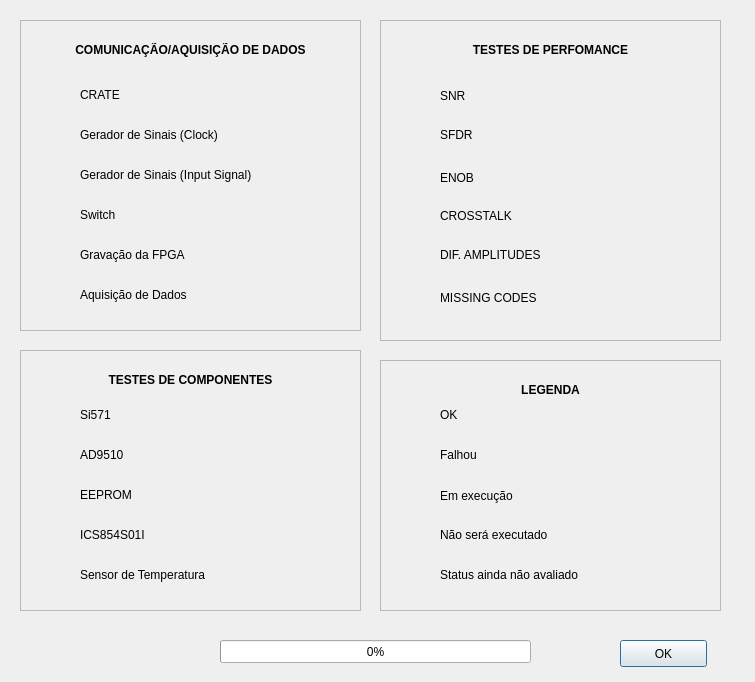
<?xml version="1.0" encoding="UTF-8"?>
<ui version="4.0">
 <class>Dialog</class>
 <widget class="QDialog" name="Dialog">
  <property name="geometry">
   <rect>
    <x>0</x>
    <y>0</y>
    <width>755</width>
    <height>682</height>
   </rect>
  </property>
  <property name="windowTitle">
   <string>Status</string>
  </property>
  <widget class="QFrame" name="frame">
   <property name="geometry">
    <rect>
     <x>20</x>
     <y>20</y>
     <width>341</width>
     <height>311</height>
    </rect>
   </property>
   <property name="frameShape">
    <enum>QFrame::StyledPanel</enum>
   </property>
   <property name="frameShadow">
    <enum>QFrame::Raised</enum>
   </property>
   <widget class="QLabel" name="label_4">
    <property name="geometry">
     <rect>
      <x>60</x>
      <y>185</y>
      <width>91</width>
      <height>21</height>
     </rect>
    </property>
    <property name="text">
     <string>&lt;html&gt;&lt;head/&gt;&lt;body&gt;&lt;p&gt;Switch&lt;/p&gt;&lt;/body&gt;&lt;/html&gt;</string>
    </property>
   </widget>
   <widget class="QLabel" name="label">
    <property name="geometry">
     <rect>
      <x>60</x>
      <y>65</y>
      <width>51</width>
      <height>21</height>
     </rect>
    </property>
    <property name="text">
     <string>&lt;html&gt;&lt;head/&gt;&lt;body&gt;&lt;p&gt;CRATE&lt;/p&gt;&lt;/body&gt;&lt;/html&gt;</string>
    </property>
   </widget>
   <widget class="KLed" name="kled_ger_sin_clk">
    <property name="geometry">
     <rect>
      <x>20</x>
      <y>100</y>
      <width>28</width>
      <height>28</height>
     </rect>
    </property>
    <property name="state">
     <enum>KLed::Off</enum>
    </property>
   </widget>
   <widget class="KLed" name="kled_switch">
    <property name="geometry">
     <rect>
      <x>20</x>
      <y>180</y>
      <width>28</width>
      <height>28</height>
     </rect>
    </property>
    <property name="state">
     <enum>KLed::Off</enum>
    </property>
   </widget>
   <widget class="KLed" name="kled_crate">
    <property name="geometry">
     <rect>
      <x>20</x>
      <y>60</y>
      <width>28</width>
      <height>28</height>
     </rect>
    </property>
    <property name="state">
     <enum>KLed::Off</enum>
    </property>
   </widget>
   <widget class="QLabel" name="label_3">
    <property name="geometry">
     <rect>
      <x>60</x>
      <y>145</y>
      <width>251</width>
      <height>21</height>
     </rect>
    </property>
    <property name="text">
     <string>&lt;html&gt;&lt;head/&gt;&lt;body&gt;&lt;p&gt;Gerador de Sinais (Input Signal)&lt;/p&gt;&lt;/body&gt;&lt;/html&gt;</string>
    </property>
   </widget>
   <widget class="KLed" name="kled_ger_sin_in">
    <property name="geometry">
     <rect>
      <x>20</x>
      <y>140</y>
      <width>28</width>
      <height>28</height>
     </rect>
    </property>
    <property name="state">
     <enum>KLed::Off</enum>
    </property>
   </widget>
   <widget class="QLabel" name="label_2">
    <property name="geometry">
     <rect>
      <x>60</x>
      <y>105</y>
      <width>201</width>
      <height>21</height>
     </rect>
    </property>
    <property name="text">
     <string>&lt;html&gt;&lt;head/&gt;&lt;body&gt;&lt;p&gt;Gerador de Sinais (Clock)&lt;/p&gt;&lt;/body&gt;&lt;/html&gt;</string>
    </property>
   </widget>
   <widget class="QLabel" name="label_5">
    <property name="geometry">
     <rect>
      <x>0</x>
      <y>20</y>
      <width>341</width>
      <height>20</height>
     </rect>
    </property>
    <property name="text">
     <string>&lt;html&gt;&lt;head/&gt;&lt;body&gt;&lt;p align=&quot;center&quot;&gt;&lt;span style=&quot; font-weight:600;&quot;&gt;COMUNICAÇÃO/AQUISIÇÃO DE DADOS&lt;/span&gt;&lt;/p&gt;&lt;/body&gt;&lt;/html&gt;</string>
    </property>
   </widget>
   <widget class="QLabel" name="label_11">
    <property name="geometry">
     <rect>
      <x>60</x>
      <y>265</y>
      <width>171</width>
      <height>21</height>
     </rect>
    </property>
    <property name="text">
     <string>&lt;html&gt;&lt;head/&gt;&lt;body&gt;&lt;p&gt;Aquisição de Dados&lt;/p&gt;&lt;/body&gt;&lt;/html&gt;</string>
    </property>
   </widget>
   <widget class="KLed" name="kled_data_acquisition">
    <property name="geometry">
     <rect>
      <x>20</x>
      <y>260</y>
      <width>28</width>
      <height>28</height>
     </rect>
    </property>
    <property name="state">
     <enum>KLed::Off</enum>
    </property>
   </widget>
   <widget class="QLabel" name="label_14">
    <property name="geometry">
     <rect>
      <x>60</x>
      <y>225</y>
      <width>171</width>
      <height>21</height>
     </rect>
    </property>
    <property name="text">
     <string>&lt;html&gt;&lt;head/&gt;&lt;body&gt;&lt;p&gt;Gravação da FPGA&lt;/p&gt;&lt;/body&gt;&lt;/html&gt;</string>
    </property>
   </widget>
   <widget class="KLed" name="kled_fpga">
    <property name="geometry">
     <rect>
      <x>20</x>
      <y>220</y>
      <width>28</width>
      <height>28</height>
     </rect>
    </property>
    <property name="state">
     <enum>KLed::Off</enum>
    </property>
   </widget>
  </widget>
  <widget class="QFrame" name="frame_2">
   <property name="geometry">
    <rect>
     <x>380</x>
     <y>20</y>
     <width>341</width>
     <height>321</height>
    </rect>
   </property>
   <property name="frameShape">
    <enum>QFrame::StyledPanel</enum>
   </property>
   <property name="frameShadow">
    <enum>QFrame::Raised</enum>
   </property>
   <widget class="QLabel" name="label_6">
    <property name="geometry">
     <rect>
      <x>60</x>
      <y>186</y>
      <width>101</width>
      <height>20</height>
     </rect>
    </property>
    <property name="text">
     <string>&lt;html&gt;&lt;head/&gt;&lt;body&gt;&lt;p&gt;CROSSTALK&lt;/p&gt;&lt;/body&gt;&lt;/html&gt;</string>
    </property>
   </widget>
   <widget class="QLabel" name="label_7">
    <property name="geometry">
     <rect>
      <x>60</x>
      <y>66</y>
      <width>51</width>
      <height>20</height>
     </rect>
    </property>
    <property name="text">
     <string>&lt;html&gt;&lt;head/&gt;&lt;body&gt;&lt;p&gt;SNR&lt;/p&gt;&lt;/body&gt;&lt;/html&gt;</string>
    </property>
   </widget>
   <widget class="KLed" name="kled_sfdr">
    <property name="geometry">
     <rect>
      <x>20</x>
      <y>100</y>
      <width>31</width>
      <height>31</height>
     </rect>
    </property>
    <property name="state">
     <enum>KLed::Off</enum>
    </property>
   </widget>
   <widget class="KLed" name="kled_crosstalk">
    <property name="geometry">
     <rect>
      <x>20</x>
      <y>180</y>
      <width>31</width>
      <height>31</height>
     </rect>
    </property>
    <property name="state">
     <enum>KLed::Off</enum>
    </property>
   </widget>
   <widget class="KLed" name="kled_snr">
    <property name="geometry">
     <rect>
      <x>20</x>
      <y>60</y>
      <width>31</width>
      <height>31</height>
     </rect>
    </property>
    <property name="state">
     <enum>KLed::Off</enum>
    </property>
   </widget>
   <widget class="QLabel" name="label_8">
    <property name="geometry">
     <rect>
      <x>60</x>
      <y>150</y>
      <width>251</width>
      <height>16</height>
     </rect>
    </property>
    <property name="text">
     <string>&lt;html&gt;&lt;head/&gt;&lt;body&gt;&lt;p&gt;ENOB&lt;/p&gt;&lt;/body&gt;&lt;/html&gt;</string>
    </property>
   </widget>
   <widget class="KLed" name="kled_enob">
    <property name="geometry">
     <rect>
      <x>20</x>
      <y>140</y>
      <width>31</width>
      <height>31</height>
     </rect>
    </property>
    <property name="state">
     <enum>KLed::Off</enum>
    </property>
   </widget>
   <widget class="QLabel" name="label_9">
    <property name="geometry">
     <rect>
      <x>60</x>
      <y>105</y>
      <width>201</width>
      <height>21</height>
     </rect>
    </property>
    <property name="text">
     <string>&lt;html&gt;&lt;head/&gt;&lt;body&gt;&lt;p&gt;SFDR&lt;/p&gt;&lt;/body&gt;&lt;/html&gt;</string>
    </property>
   </widget>
   <widget class="QLabel" name="label_10">
    <property name="geometry">
     <rect>
      <x>0</x>
      <y>20</y>
      <width>341</width>
      <height>20</height>
     </rect>
    </property>
    <property name="text">
     <string>&lt;html&gt;&lt;head/&gt;&lt;body&gt;&lt;p align=&quot;center&quot;&gt;&lt;span style=&quot; font-weight:600;&quot;&gt;TESTES DE PERFOMANCE&lt;/span&gt;&lt;/p&gt;&lt;/body&gt;&lt;/html&gt;</string>
    </property>
   </widget>
   <widget class="KLed" name="kled_dif_amp">
    <property name="geometry">
     <rect>
      <x>20</x>
      <y>220</y>
      <width>31</width>
      <height>31</height>
     </rect>
    </property>
    <property name="state">
     <enum>KLed::Off</enum>
    </property>
   </widget>
   <widget class="QLabel" name="label_12">
    <property name="geometry">
     <rect>
      <x>60</x>
      <y>225</y>
      <width>141</width>
      <height>21</height>
     </rect>
    </property>
    <property name="text">
     <string>&lt;html&gt;&lt;head/&gt;&lt;body&gt;&lt;p&gt;DIF. AMPLITUDES&lt;/p&gt;&lt;/body&gt;&lt;/html&gt;</string>
    </property>
   </widget>
   <widget class="KLed" name="kled_missing_codes">
    <property name="geometry">
     <rect>
      <x>20</x>
      <y>260</y>
      <width>31</width>
      <height>31</height>
     </rect>
    </property>
    <property name="state">
     <enum>KLed::Off</enum>
    </property>
   </widget>
   <widget class="QLabel" name="label_13">
    <property name="geometry">
     <rect>
      <x>60</x>
      <y>270</y>
      <width>141</width>
      <height>16</height>
     </rect>
    </property>
    <property name="text">
     <string>&lt;html&gt;&lt;head/&gt;&lt;body&gt;&lt;p&gt;MISSING CODES&lt;/p&gt;&lt;/body&gt;&lt;/html&gt;</string>
    </property>
   </widget>
  </widget>
  <widget class="QFrame" name="frame_3">
   <property name="geometry">
    <rect>
     <x>20</x>
     <y>350</y>
     <width>341</width>
     <height>261</height>
    </rect>
   </property>
   <property name="frameShape">
    <enum>QFrame::StyledPanel</enum>
   </property>
   <property name="frameShadow">
    <enum>QFrame::Raised</enum>
   </property>
   <widget class="QLabel" name="label_20">
    <property name="geometry">
     <rect>
      <x>60</x>
      <y>175</y>
      <width>111</width>
      <height>21</height>
     </rect>
    </property>
    <property name="text">
     <string>&lt;html&gt;&lt;head/&gt;&lt;body&gt;&lt;p&gt;ICS854S01I&lt;/p&gt;&lt;/body&gt;&lt;/html&gt;</string>
    </property>
   </widget>
   <widget class="QLabel" name="label_21">
    <property name="geometry">
     <rect>
      <x>60</x>
      <y>55</y>
      <width>51</width>
      <height>21</height>
     </rect>
    </property>
    <property name="text">
     <string>&lt;html&gt;&lt;head/&gt;&lt;body&gt;&lt;p&gt;Si571&lt;/p&gt;&lt;/body&gt;&lt;/html&gt;</string>
    </property>
   </widget>
   <widget class="KLed" name="kled_ad9510">
    <property name="geometry">
     <rect>
      <x>20</x>
      <y>90</y>
      <width>28</width>
      <height>28</height>
     </rect>
    </property>
    <property name="state">
     <enum>KLed::Off</enum>
    </property>
   </widget>
   <widget class="KLed" name="kled_ics854s01i">
    <property name="geometry">
     <rect>
      <x>20</x>
      <y>170</y>
      <width>28</width>
      <height>28</height>
     </rect>
    </property>
    <property name="state">
     <enum>KLed::Off</enum>
    </property>
   </widget>
   <widget class="KLed" name="kled_si571">
    <property name="geometry">
     <rect>
      <x>20</x>
      <y>50</y>
      <width>28</width>
      <height>28</height>
     </rect>
    </property>
    <property name="state">
     <enum>KLed::Off</enum>
    </property>
   </widget>
   <widget class="QLabel" name="label_22">
    <property name="geometry">
     <rect>
      <x>60</x>
      <y>135</y>
      <width>251</width>
      <height>21</height>
     </rect>
    </property>
    <property name="text">
     <string>&lt;html&gt;&lt;head/&gt;&lt;body&gt;&lt;p&gt;EEPROM&lt;/p&gt;&lt;/body&gt;&lt;/html&gt;</string>
    </property>
   </widget>
   <widget class="KLed" name="kled_eeprom">
    <property name="geometry">
     <rect>
      <x>20</x>
      <y>130</y>
      <width>28</width>
      <height>28</height>
     </rect>
    </property>
    <property name="state">
     <enum>KLed::Off</enum>
    </property>
   </widget>
   <widget class="QLabel" name="label_23">
    <property name="geometry">
     <rect>
      <x>60</x>
      <y>95</y>
      <width>201</width>
      <height>21</height>
     </rect>
    </property>
    <property name="text">
     <string>&lt;html&gt;&lt;head/&gt;&lt;body&gt;&lt;p&gt;AD9510&lt;/p&gt;&lt;/body&gt;&lt;/html&gt;</string>
    </property>
   </widget>
   <widget class="QLabel" name="label_24">
    <property name="geometry">
     <rect>
      <x>0</x>
      <y>20</y>
      <width>341</width>
      <height>20</height>
     </rect>
    </property>
    <property name="text">
     <string>&lt;html&gt;&lt;head/&gt;&lt;body&gt;&lt;p align=&quot;center&quot;&gt;&lt;span style=&quot; font-weight:600;&quot;&gt;TESTES DE COMPONENTES&lt;/span&gt;&lt;/p&gt;&lt;/body&gt;&lt;/html&gt;</string>
    </property>
   </widget>
   <widget class="KLed" name="kled_sensor_temperatura">
    <property name="geometry">
     <rect>
      <x>20</x>
      <y>210</y>
      <width>28</width>
      <height>28</height>
     </rect>
    </property>
    <property name="state">
     <enum>KLed::Off</enum>
    </property>
   </widget>
   <widget class="QLabel" name="label_25">
    <property name="geometry">
     <rect>
      <x>60</x>
      <y>215</y>
      <width>181</width>
      <height>21</height>
     </rect>
    </property>
    <property name="text">
     <string>&lt;html&gt;&lt;head/&gt;&lt;body&gt;&lt;p&gt;Sensor de Temperatura&lt;/p&gt;&lt;/body&gt;&lt;/html&gt;</string>
    </property>
   </widget>
  </widget>
  <widget class="QFrame" name="frame_4">
   <property name="geometry">
    <rect>
     <x>380</x>
     <y>360</y>
     <width>341</width>
     <height>251</height>
    </rect>
   </property>
   <property name="frameShape">
    <enum>QFrame::StyledPanel</enum>
   </property>
   <property name="frameShadow">
    <enum>QFrame::Raised</enum>
   </property>
   <widget class="QLabel" name="label_27">
    <property name="geometry">
     <rect>
      <x>60</x>
      <y>45</y>
      <width>51</width>
      <height>21</height>
     </rect>
    </property>
    <property name="text">
     <string>&lt;html&gt;&lt;head/&gt;&lt;body&gt;&lt;p&gt;OK&lt;/p&gt;&lt;/body&gt;&lt;/html&gt;</string>
    </property>
   </widget>
   <widget class="KLed" name="kled_statusFAIL">
    <property name="geometry">
     <rect>
      <x>20</x>
      <y>80</y>
      <width>28</width>
      <height>28</height>
     </rect>
    </property>
    <property name="color">
     <color>
      <red>255</red>
      <green>0</green>
      <blue>0</blue>
     </color>
    </property>
   </widget>
   <widget class="KLed" name="kled_statusOK">
    <property name="geometry">
     <rect>
      <x>20</x>
      <y>40</y>
      <width>28</width>
      <height>28</height>
     </rect>
    </property>
   </widget>
   <widget class="QLabel" name="label_28">
    <property name="geometry">
     <rect>
      <x>60</x>
      <y>165</y>
      <width>251</width>
      <height>21</height>
     </rect>
    </property>
    <property name="text">
     <string>&lt;html&gt;&lt;head/&gt;&lt;body&gt;&lt;p&gt;Não será executado&lt;/p&gt;&lt;/body&gt;&lt;/html&gt;</string>
    </property>
   </widget>
   <widget class="KLed" name="kled_statusNotUsed">
    <property name="geometry">
     <rect>
      <x>20</x>
      <y>160</y>
      <width>28</width>
      <height>28</height>
     </rect>
    </property>
    <property name="color">
     <color>
      <red>0</red>
      <green>0</green>
      <blue>255</blue>
     </color>
    </property>
   </widget>
   <widget class="QLabel" name="label_29">
    <property name="geometry">
     <rect>
      <x>60</x>
      <y>85</y>
      <width>201</width>
      <height>21</height>
     </rect>
    </property>
    <property name="text">
     <string>&lt;html&gt;&lt;head/&gt;&lt;body&gt;&lt;p&gt;Falhou&lt;/p&gt;&lt;/body&gt;&lt;/html&gt;</string>
    </property>
   </widget>
   <widget class="QLabel" name="label_30">
    <property name="geometry">
     <rect>
      <x>0</x>
      <y>20</y>
      <width>341</width>
      <height>20</height>
     </rect>
    </property>
    <property name="text">
     <string>&lt;html&gt;&lt;head/&gt;&lt;body&gt;&lt;p align=&quot;center&quot;&gt;&lt;span style=&quot; font-weight:600;&quot;&gt;LEGENDA&lt;/span&gt;&lt;/p&gt;&lt;/body&gt;&lt;/html&gt;</string>
    </property>
   </widget>
   <widget class="KLed" name="kled_statusNaoAvaliado">
    <property name="geometry">
     <rect>
      <x>20</x>
      <y>200</y>
      <width>28</width>
      <height>28</height>
     </rect>
    </property>
    <property name="state">
     <enum>KLed::Off</enum>
    </property>
   </widget>
   <widget class="QLabel" name="label_31">
    <property name="geometry">
     <rect>
      <x>60</x>
      <y>205</y>
      <width>251</width>
      <height>21</height>
     </rect>
    </property>
    <property name="text">
     <string>&lt;html&gt;&lt;head/&gt;&lt;body&gt;&lt;p&gt;Status ainda não avaliado&lt;/p&gt;&lt;/body&gt;&lt;/html&gt;</string>
    </property>
   </widget>
   <widget class="KLed" name="kled_statusExecutando">
    <property name="geometry">
     <rect>
      <x>20</x>
      <y>120</y>
      <width>28</width>
      <height>28</height>
     </rect>
    </property>
    <property name="color">
     <color>
      <red>255</red>
      <green>255</green>
      <blue>0</blue>
     </color>
    </property>
   </widget>
   <widget class="QLabel" name="label_32">
    <property name="geometry">
     <rect>
      <x>60</x>
      <y>126</y>
      <width>201</width>
      <height>20</height>
     </rect>
    </property>
    <property name="text">
     <string>&lt;html&gt;&lt;head/&gt;&lt;body&gt;&lt;p&gt;Em execução&lt;/p&gt;&lt;/body&gt;&lt;/html&gt;</string>
    </property>
   </widget>
  </widget>
  <widget class="QPushButton" name="OK_Button">
   <property name="geometry">
    <rect>
     <x>620</x>
     <y>640</y>
     <width>87</width>
     <height>27</height>
    </rect>
   </property>
   <property name="text">
    <string>OK</string>
   </property>
  </widget>
  <widget class="QProgressBar" name="progressBar">
   <property name="geometry">
    <rect>
     <x>220</x>
     <y>640</y>
     <width>311</width>
     <height>23</height>
    </rect>
   </property>
   <property name="value">
    <number>0</number>
   </property>
  </widget>
 </widget>
 <customwidgets>
  <customwidget>
   <class>KLed</class>
   <extends>QWidget</extends>
   <header>kled.h</header>
  </customwidget>
 </customwidgets>
 <resources/>
 <connections/>
</ui>
